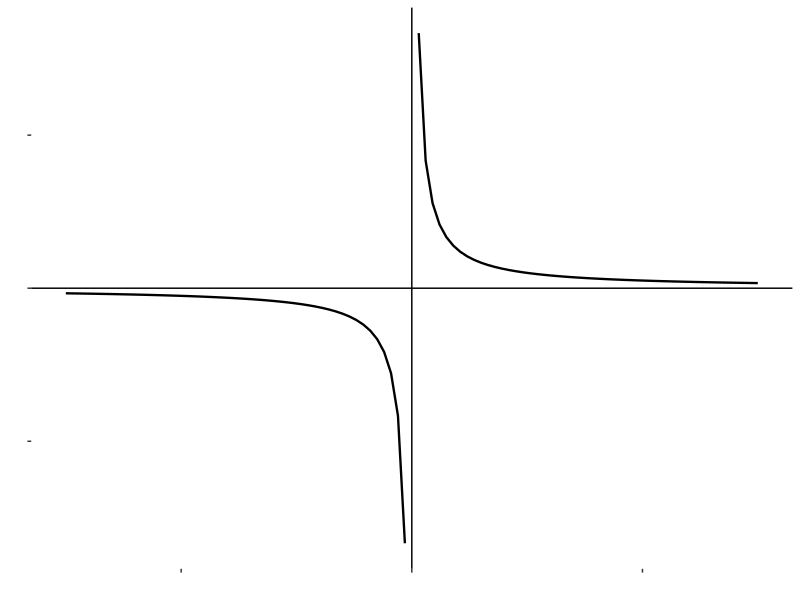

R code for this plot:
## ---- chunk 1
#| echo: false
#| message: false

library(tidyverse)
## ---- chunk 2
#| echo: false
#| warning: false

library(knitr)
library(kableExtra)
library(magrittr)

knitr::kable(
  data.frame(x = seq(-3, 3, 1)[-4],
             f_x = 2 / seq(-3, 3, 1)[-4]) %>% round(2),
  col.names = c("$x$", "$f(x)$"),
  format = "simple", table.attr = 'data-quarto-disable-processing="true"', escape = FALSE, align = 'c') %>% 
  kable_styling(bootstrap_options = c("basic", "hover"), full_width = F, position = "center")
## ---- chunk 3
#| echo: false
#| warning: false
#| message: false

  ggplot(data.frame(x = seq(-3, 3, 1)[-4]), aes(x)) +
    geom_function(fun = function(x) {ifelse(x == 0, NA, 2/x)}, linewidth = 0.8) +
    geom_vline(xintercept = 0) +
    geom_hline(yintercept = 0) +
    labs(x = "", y = "") +
    theme(panel.background = element_blank(),
          axis.text.x = element_blank(),
          axis.text.y = element_blank()) 

## ---- chunk 4
soma2 <- function(somando1, somando2) {
  (somando1 + somando2) ^ 2
}
## ---- chunk 5
sum(4, 7, 9)
## ---- chunk 6
sum(c(4, 7, 9))

sum(matrix(c(4, 7, 9)))

sum(data.frame(c(4, 7, 9)))
## ---- chunk 7
df1 = data.frame(x = c(4, 7, 9))
sum(df1$x)
## ---- chunk 8
paste("Estou", "aprendendo", "a usar o R")
## ---- chunk 9
paste("Estou", "aprendendo", "a usar o R", sep = ",")
## ---- chunk 10
`+`(1, 3)     # O mesmo que 1 + 3

`:`(1, 10)    # 1:10

`<-`(x, 10)   # x <- 10
## ---- chunk 11
max(sum(4, 3), 5, 9)
## ---- chunk 12
sum(4,3) %>% max(5, 9)
